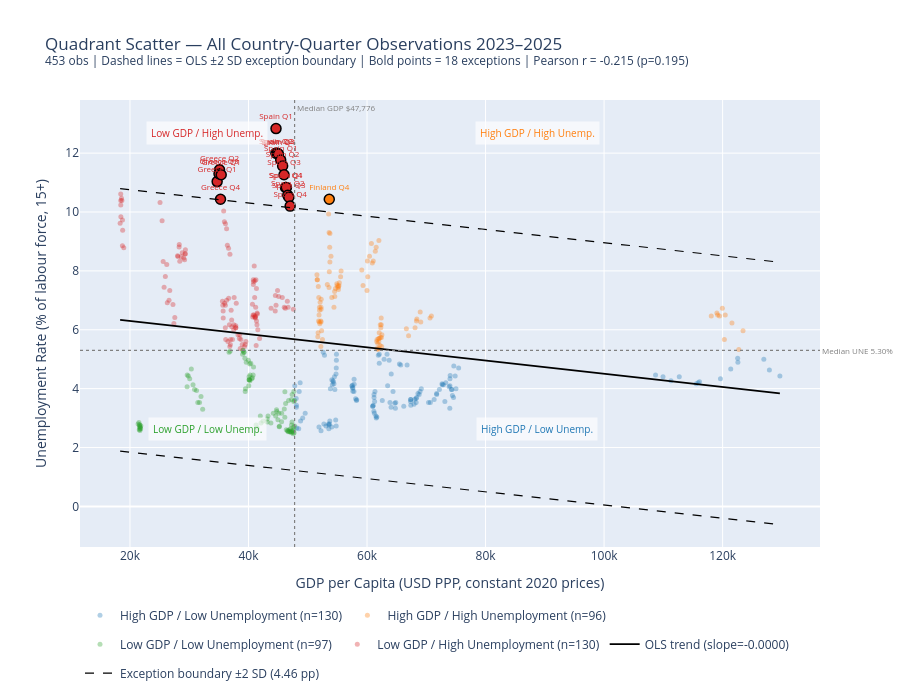

The notebook cell saved with this chart:
### Markdown cell above
---
## 10. Extended Quadrant Analysis — 3-Year Country Averages (2023–2025)

Same quadrant chart as Section 5.3, but each country's position is now calculated from its **3-year average** (12 quarters) instead of a single year.  
More stable positions, fewer countries displaced by a single anomalous quarter.

Compare directly with Section 5.3 to see which countries moved between quadrants.

### Code cell
# ── All 453 country-quarter observations (not averages) ──────────────────────
df_all = df_ext[["REF_AREA", "QUARTER", "GDP_PER_CAPITA_USD_PPP", "UNE_RATE_PCT",
                  "GDP_GROUP"]].dropna().copy()

df_all["label"] = df_all["REF_AREA"].map(lambda c: COUNTRY_LABELS.get(c, c))

# Quadrant assignment per observation using overall medians
med_gdp_all = df_all["GDP_PER_CAPITA_USD_PPP"].median()
med_une_all = df_all["UNE_RATE_PCT"].median()

df_all["quadrant"] = df_all.apply(
    lambda r: (
        "High GDP / Low Unemployment"  if r["GDP_PER_CAPITA_USD_PPP"] >  med_gdp_all and r["UNE_RATE_PCT"] <= med_une_all else
        "High GDP / High Unemployment" if r["GDP_PER_CAPITA_USD_PPP"] >  med_gdp_all and r["UNE_RATE_PCT"] >  med_une_all else
        "Low GDP / Low Unemployment"   if r["GDP_PER_CAPITA_USD_PPP"] <= med_gdp_all and r["UNE_RATE_PCT"] <= med_une_all else
        "Low GDP / High Unemployment"
    ),
    axis=1
)

# ── OLS regression + residual-based exception lines (±2 SD) ──────────────────
x_all = df_all["GDP_PER_CAPITA_USD_PPP"].values
y_all = df_all["UNE_RATE_PCT"].values

slope_a, intercept_a = np.polyfit(x_all, y_all, 1)
y_pred    = slope_a * x_all + intercept_a
residuals = y_all - y_pred
resid_std = residuals.std()

df_all["residual"]     = residuals
df_all["is_exception"] = df_all["residual"].abs() > 2 * resid_std

x_line_all = np.linspace(x_all.min(), x_all.max(), 300)
y_ols      = slope_a * x_line_all + intercept_a
y_upper    = y_ols + 2 * resid_std
y_lower    = y_ols - 2 * resid_std

n_exc = df_all["is_exception"].sum()
print(f"Observations flagged as exceptions (|residual| > 2 SD): {n_exc} of {len(df_all)}")
print(df_all[df_all["is_exception"]][
    ["label", "QUARTER", "GDP_PER_CAPITA_USD_PPP", "UNE_RATE_PCT", "residual"]
].sort_values("residual", key=abs, ascending=False).head(20).to_string(index=False))

# ── Build chart ───────────────────────────────────────────────────────────────
fig_q_ext = go.Figure()

# 1. Regular observations per quadrant (small, semi-transparent)
for q_name, q_color in QUAD_COLORS.items():
    sub = df_all[(df_all["quadrant"] == q_name) & (~df_all["is_exception"])]
    fig_q_ext.add_trace(go.Scatter(
        x=sub["GDP_PER_CAPITA_USD_PPP"],
        y=sub["UNE_RATE_PCT"],
        mode="markers",
        marker=dict(size=5, color=q_color, opacity=0.35),
        name=f"{q_name} (n={df_all[df_all['quadrant']==q_name].shape[0]})",
        legendgroup=q_name,
        showlegend=True,
        hovertemplate="%{customdata[0]} %{customdata[1]}<br>GDP: $%{x:,.0f}<br>UNE: %{y:.2f}%<extra></extra>",
        customdata=sub[["label", "QUARTER"]].values
    ))

# 2. Exception points — larger markers + country label
exc = df_all[df_all["is_exception"]]
for q_name, q_color in QUAD_COLORS.items():
    sub_exc = exc[exc["quadrant"] == q_name]
    if len(sub_exc) == 0:
        continue
    fig_q_ext.add_trace(go.Scatter(
        x=sub_exc["GDP_PER_CAPITA_USD_PPP"],
        y=sub_exc["UNE_RATE_PCT"],
        mode="markers+text",
        text=sub_exc["label"] + " " + sub_exc["QUARTER"].str[-2:],
        textposition="top center",
        textfont=dict(size=8, color=q_color),
        marker=dict(size=10, color=q_color, opacity=1.0,
                    line=dict(color="black", width=1.5)),
        legendgroup=q_name,
        showlegend=False,
        hovertemplate="%{customdata[0]} %{customdata[1]}<br>GDP: $%{x:,.0f}<br>UNE: %{y:.2f}%<br>Residual: %{customdata[2]:+.2f} pp<extra></extra>",
        customdata=sub_exc[["label", "QUARTER", "residual"]].values
    ))

# 3. OLS trend line
fig_q_ext.add_trace(go.Scatter(
    x=x_line_all, y=y_ols,
    mode="lines",
    line=dict(color="black", dash="solid", width=1.8),
    name=f"OLS trend (slope={slope_a:.4f})",
    showlegend=True
))

# 4. Exception boundary: ±2 SD of residuals (dashed)
fig_q_ext.add_trace(go.Scatter(
    x=x_line_all, y=y_upper,
    mode="lines",
    line=dict(color="black", dash="dash", width=1.2),
    name=f"Exception boundary ±2 SD ({2*resid_std:.2f} pp)",
    showlegend=True
))
fig_q_ext.add_trace(go.Scatter(
    x=x_line_all, y=y_lower,
    mode="lines",
    line=dict(color="black", dash="dash", width=1.2),
    showlegend=False
))

# 5. Median dividing lines
fig_q_ext.add_vline(
    x=med_gdp_all, line_dash="dot", line_color="gray", line_width=1.2,
    annotation_text=f"Median GDP ${med_gdp_all:,.0f}",
    annotation_position="top right",
    annotation_font=dict(size=8, color="gray")
)
fig_q_ext.add_hline(
    y=med_une_all, line_dash="dot", line_color="gray", line_width=1.2,
    annotation_text=f"Median UNE {med_une_all:.2f}%",
    annotation_position="right",
    annotation_font=dict(size=8, color="gray")
)

# 6. Corner quadrant labels
x_lo = df_all["GDP_PER_CAPITA_USD_PPP"].min()
x_hi = df_all["GDP_PER_CAPITA_USD_PPP"].max()
y_lo = df_all["UNE_RATE_PCT"].min()
y_hi = df_all["UNE_RATE_PCT"].max()

for x_pos, y_pos, text, color in [
    (x_lo + (med_gdp_all - x_lo) * 0.5, y_hi - 0.15, "Low GDP / High Unemp.", "#d62728"),
    (med_gdp_all + (x_hi - med_gdp_all) * 0.5, y_hi - 0.15, "High GDP / High Unemp.", "#ff7f0e"),
    (x_lo + (med_gdp_all - x_lo) * 0.5, y_lo + 0.15, "Low GDP / Low Unemp.", "#2ca02c"),
    (med_gdp_all + (x_hi - med_gdp_all) * 0.5, y_lo + 0.15, "High GDP / Low Unemp.", "#1f77b4"),
]:
    fig_q_ext.add_annotation(
        x=x_pos, y=y_pos, text=text, showarrow=False,
        font=dict(size=10, color=color),
        bgcolor="rgba(255,255,255,0.65)", borderpad=4
    )

fig_q_ext.update_layout(
    title=(
        "Quadrant Scatter — All Country-Quarter Observations 2023–2025<br>"
        f"<sup>453 obs | Dashed lines = OLS ±2 SD exception boundary | "
        f"Bold points = {n_exc} exceptions | Pearson r = {r2_p:+.3f} (p={p2_p:.3f})</sup>"
    ),
    xaxis_title="GDP per Capita (USD PPP, constant 2020 prices)",
    yaxis_title="Unemployment Rate (% of labour force, 15+)",
    height=700,
    legend=dict(orientation="h", yanchor="top", y=-0.12, x=0)
)

fig_q_ext.show()

### Figure 1 — Plotly figure (JSON) as saved in the notebook; plotly's stock layout.template omitted (floating-point values rounded to 4 significant figures; data arrays with more than 128 entries replaced by an {"elided": "..."} marker saying what was removed)
{"data": [{"customdata": {"elided": "130x2 str values"}, "hovertemplate": "%{customdata[0]} %{customdata[1]}<br>GDP: $%{x:,.0f}<br>UNE: %{y:.2f}%<extra></extra>", "legendgroup": "High GDP / Low Unemployment", "marker": {"color": "#1f77b4", "opacity": 0.35, "size": 5}, "mode": "markers", "name": "High GDP / Low Unemployment (n=130)", "showlegend": true, "type": "scatter", "x": {"elided": "130 float values"}, "y": {"elided": "130 float values"}}, {"customdata": {"elided": "95x2 str values"}, "hovertemplate": "%{customdata[0]} %{customdata[1]}<br>GDP: $%{x:,.0f}<br>UNE: %{y:.2f}%<extra></extra>", "legendgroup": "High GDP / High Unemployment", "marker": {"color": "#ff7f0e", "opacity": 0.35, "size": 5}, "mode": "markers", "name": "High GDP / High Unemployment (n=96)", "showlegend": true, "type": "scatter", "x": [62470.0, 61800.0, 62000.0, 62200.0, 62260.0, 62430.0, 62510.0, 61630.0, 61690.0, 61700.0, 61810.0, 61960.0, 61990.0, 62050.0, 62050.0, 62240.0, 62320.0, 62410.0, 62390.0, 52210.0, 51690.0, 51740.0, 51830.0, 51910.0, 51980.0, 52250.0, 52080.0, 52270.0, 52240.0, 66640.0, 67010.0, 68100.0, 68340.0, 68970.0, 68400.0, 69070.0, 70630.0, 70860.0, 54420.0, 54560.0, 53580.0, 53300.0, 53630.0, 53730.0, 53920.0, 53700.0, 53750.0, 53600.0, 53510.0, 54060.0, 54520.0, 54680.0, 54900.0, 54960.0, 55080.0, 55250.0, 55180.0, 55210.0, 55330.0, 55540.0, 55620.0, 51540.0, 51580.0, 51620.0, 51780.0, 51860.0, 51980.0, 51970.0, 52030.0, 52210.0, 52230.0, 52330.0, 52480.0, 122700.0, 120300.0, 123400.0, 121600.0, 118100.0, 119000.0, 119200.0, 119500.0, 120400.0, 120000.0, 59990.0, 59320.0, 60120.0, 59110.0, 60890.0, 60060.0, 60420.0, 61050.0, 60740.0, 61390.0, 61540.0, 62000.0], "y": [5.433, 5.333, 5.367, 5.467, 5.733, 5.733, 5.833, 5.6, 5.667, 5.367, 5.533, 5.7, 5.6, 5.7, 5.9, 6.167, 6.067, 6.167, 6.4, 5.433, 5.767, 5.9, 6.3, 6.5, 6.767, 6.7, 6.933, 7.033, 6.767, 6.033, 5.8, 6.067, 6.3, 6.6, 6.367, 6.267, 6.4, 6.467, 6.767, 7.133, 7.433, 7.533, 7.967, 8.3, 8.5, 8.8, 9.267, 9.3, 9.933, 7.1, 7.3, 7.4, 7.567, 7.5, 7.433, 7.5, 7.367, 7.467, 7.6, 7.8, 8.0, 7.867, 7.7, 7.7, 7.467, 7.1, 6.667, 6.267, 6.2, 6.3, 6.267, 5.967, 5.667, 5.333, 5.667, 5.967, 6.233, 6.467, 6.567, 6.5, 6.467, 6.5, 6.733, 7.333, 7.5, 7.8, 8.033, 8.267, 8.333, 8.5, 8.333, 8.933, 8.667, 8.8, 9.033]}, {"customdata": {"elided": "97x2 str values"}, "hovertemplate": "%{customdata[0]} %{customdata[1]}<br>GDP: $%{x:,.0f}<br>UNE: %{y:.2f}%<extra></extra>", "legendgroup": "Low GDP / Low Unemployment", "marker": {"color": "#2ca02c", "opacity": 0.35, "size": 5}, "mode": "markers", "name": "Low GDP / Low Unemployment (n=97)", "showlegend": true, "type": "scatter", "x": [29640.0, 29660.0, 29850.0, 30080.0, 30350.0, 30640.0, 30900.0, 31230.0, 31450.0, 31740.0, 31980.0, 32270.0, 47260.0, 47380.0, 47100.0, 47250.0, 47340.0, 47580.0, 47770.0, 39000.0, 39390.0, 39630.0, 39980.0, 40230.0, 40390.0, 40850.0, 39450.0, 39480.0, 40040.0, 40070.0, 40170.0, 40160.0, 40100.0, 40270.0, 40250.0, 40550.0, 40660.0, 40780.0, 46140.0, 46260.0, 46040.0, 43300.0, 44730.0, 44800.0, 45180.0, 45210.0, 45580.0, 44960.0, 46130.0, 46900.0, 46950.0, 46370.0, 46700.0, 46610.0, 46610.0, 46990.0, 47250.0, 47550.0, 47690.0, 47470.0, 47660.0, 21370.0, 21510.0, 21640.0, 21610.0, 21670.0, 21630.0, 21830.0, 21570.0, 21680.0, 21730.0, 21680.0, 21800.0, 41480.0, 41280.0, 42100.0, 41990.0, 42460.0, 43150.0, 43150.0, 43780.0, 44180.0, 44580.0, 45100.0, 45590.0, 36890.0, 36710.0, 39040.0, 39090.0, 39190.0, 39260.0, 46760.0, 47360.0, 47270.0, 47630.0, 47780.0, 47650.0], "y": [4.067, 4.467, 4.433, 4.333, 4.667, 4.133, 3.967, 3.933, 3.533, 3.533, 3.733, 3.3, 2.533, 2.567, 2.633, 2.767, 2.867, 2.7, 2.733, 5.167, 5.033, 4.9, 4.967, 4.833, 4.867, 4.733, 3.9, 4.0, 4.1, 4.3, 4.3, 4.3, 4.4, 4.467, 4.267, 4.333, 4.367, 4.467, 3.893, 3.493, 3.309, 3.074, 3.284, 3.222, 2.707, 2.723, 2.875, 2.947, 3.026, 2.6, 2.533, 2.6, 2.533, 2.567, 2.567, 2.533, 2.5, 2.467, 2.5, 2.533, 2.6, 2.801, 2.847, 2.767, 2.772, 2.627, 2.713, 2.739, 2.607, 2.58, 2.697, 2.674, 2.634, 2.667, 2.767, 2.833, 3.067, 2.9, 2.867, 2.967, 2.833, 3.167, 3.067, 3.167, 3.167, 5.267, 5.233, 5.3, 5.3, 5.233, 5.233, 3.6, 3.8, 3.633, 3.567, 3.6, 3.9]}, {"customdata": {"elided": "113x2 str values"}, "hovertemplate": "%{customdata[0]} %{customdata[1]}<br>GDP: $%{x:,.0f}<br>UNE: %{y:.2f}%<extra></extra>", "legendgroup": "Low GDP / High Unemployment", "marker": {"color": "#d62728", "opacity": 0.35, "size": 5}, "mode": "markers", "name": "Low GDP / High Unemployment (n=130)", "showlegend": true, "type": "scatter", "x": [28040.0, 28090.0, 28290.0, 28310.0, 28650.0, 28400.0, 28820.0, 29050.0, 29310.0, 29360.0, 29220.0, 29320.0, 18640.0, 18450.0, 18340.0, 18440.0, 18440.0, 18570.0, 18460.0, 18730.0, 18760.0, 18720.0, 18960.0, 25070.0, 25420.0, 25600.0, 25760.0, 25970.0, 26210.0, 26300.0, 26590.0, 26710.0, 27250.0, 27410.0, 27560.0, 41290.0, 41210.0, 41040.0, 41170.0, 41070.0, 40840.0, 40810.0, 40810.0, 40960.0, 41250.0, 41340.0, 41450.0, 35810.0, 35930.0, 36110.0, 36300.0, 36430.0, 36630.0, 36870.0, 37160.0, 37850.0, 37840.0, 38460.0, 38600.0, 43810.0, 44510.0, 44650.0, 44530.0, 44900.0, 45100.0, 45700.0, 46040.0, 46210.0, 46550.0, 46680.0, 47560.0, 36090.0, 35740.0, 35720.0, 35600.0, 35670.0, 35970.0, 36100.0, 36310.0, 36660.0, 37070.0, 37580.0, 37940.0, 40670.0, 40770.0, 40720.0, 40910.0, 41060.0, 41170.0, 41130.0, 41490.0, 41350.0, 41430.0, 41570.0, 41870.0, 36160.0, 36520.0, 36850.0, 36940.0, 36950.0, 37300.0, 37190.0, 37520.0, 37500.0, 36770.0, 37870.0, 38220.0, 38520.0, 38710.0, 38940.0, 39330.0, 39450.0, 39560.0], "y": [8.515, 8.488, 8.808, 8.894, 8.48, 8.328, 8.614, 8.439, 8.572, 8.714, 8.381, 8.581, 10.39, 10.24, 9.618, 10.39, 10.61, 10.46, 9.838, 9.728, 9.384, 8.852, 8.784, 10.33, 9.706, 8.318, 7.448, 7.809, 8.216, 6.917, 7.006, 7.331, 6.859, 6.214, 6.413, 5.467, 6.767, 7.1, 6.4, 7.667, 7.633, 7.7, 7.533, 8.167, 7.7, 7.4, 6.567, 10.03, 9.667, 9.6, 9.433, 8.867, 8.767, 8.567, 6.333, 6.133, 6.067, 5.7, 5.367, 6.733, 6.633, 6.833, 7.167, 7.333, 7.133, 7.1, 6.767, 6.733, 6.967, 6.767, 6.7, 6.067, 6.4, 6.633, 6.967, 6.833, 6.9, 6.833, 7.0, 7.067, 6.667, 7.1, 6.9, 6.867, 6.5, 6.433, 6.5, 6.433, 6.467, 6.433, 6.533, 6.3, 6.167, 6.0, 5.7, 5.667, 5.6, 5.433, 5.5, 5.667, 5.667, 6.1, 6.167, 6.0, 6.167, 6.067, 5.833, 5.833, 5.667, 5.5, 5.433, 5.5, 5.6]}, {"customdata": [["Finland", "2025Q4", 4.89]], "hovertemplate": "%{customdata[0]} %{customdata[1]}<br>GDP: $%{x:,.0f}<br>UNE: %{y:.2f}%<br>Residual: %{customdata[2]:+.2f} pp<extra></extra>", "legendgroup": "High GDP / High Unemployment", "marker": {"color": "#ff7f0e", "line": {"color": "black", "width": 1.5}, "opacity": 1, "size": 10}, "mode": "markers+text", "showlegend": false, "text": ["Finland Q4"], "textfont": {"color": "#ff7f0e", "size": 8}, "textposition": "top center", "type": "scatter", "x": [53630.0], "y": [10.43]}, {"customdata": [["Spain", "2023Q1", 7.088], ["Spain", "2023Q2", 6.254], ["Spain", "2023Q3", 6.259], ["Spain", "2023Q4", 6.23], ["Spain", "2024Q1", 6.039], ["Spain", "2024Q2", 5.846], ["Spain", "2024Q3", 5.551], ["Spain", "2024Q4", 5.124], ["Spain", "2025Q1", 5.127], ["Spain", "2025Q2", 4.866], ["Spain", "2025Q3", 4.803], ["Spain", "2025Q4", 4.508], ["Greece", "2023Q1", 5.065], ["Greece", "2023Q2", 5.474], ["Greece", "2023Q3", 5.338], ["Greece", "2023Q4", 4.477], ["Greece", "2024Q1", 5.313]], "hovertemplate": "%{customdata[0]} %{customdata[1]}<br>GDP: $%{x:,.0f}<br>UNE: %{y:.2f}%<br>Residual: %{customdata[2]:+.2f} pp<extra></extra>", "legendgroup": "Low GDP / High Unemployment", "marker": {"color": "#d62728", "line": {"color": "black", "width": 1.5}, "opacity": 1, "size": 10}, "mode": "markers+text", "showlegend": false, "text": ["Spain Q1", "Spain Q2", "Spain Q3", "Spain Q4", "Spain Q1", "Spain Q2", "Spain Q3", "Spain Q4", "Spain Q1", "Spain Q2", "Spain Q3", "Spain Q4", "Greece Q1", "Greece Q2", "Greece Q3", "Greece Q4", "Greece Q1"], "textfont": {"color": "#d62728", "size": 8}, "textposition": "top center", "type": "scatter", "x": [44640.0, 44620.0, 44840.0, 45050.0, 45430.0, 45760.0, 45990.0, 46240.0, 46400.0, 46630.0, 46810.0, 47030.0, 34710.0, 35110.0, 35020.0, 35280.0, 35390.0], "y": [12.83, 12.0, 12.0, 11.97, 11.77, 11.57, 11.27, 10.83, 10.83, 10.57, 10.5, 10.2, 11.03, 11.43, 11.3, 10.43, 11.27]}, {"line": {"color": "black", "dash": "solid", "width": 1.8}, "mode": "lines", "name": "OLS trend (slope=-0.0000)", "showlegend": true, "type": "scatter", "x": {"elided": "300 float values"}, "y": {"elided": "300 float values"}}, {"line": {"color": "black", "dash": "dash", "width": 1.2}, "mode": "lines", "name": "Exception boundary ±2 SD (4.46 pp)", "showlegend": true, "type": "scatter", "x": {"elided": "300 float values"}, "y": {"elided": "300 float values"}}, {"line": {"color": "black", "dash": "dash", "width": 1.2}, "mode": "lines", "showlegend": false, "type": "scatter", "x": {"elided": "300 float values"}, "y": {"elided": "300 float values"}}], "layout": {"annotations": [{"font": {"color": "gray", "size": 8}, "showarrow": false, "text": "Median GDP $47,776", "x": 47780.0, "xanchor": "left", "xref": "x", "y": 1, "yanchor": "top", "yref": "y domain"}, {"font": {"color": "gray", "size": 8}, "showarrow": false, "text": "Median UNE 5.30%", "x": 1, "xanchor": "left", "xref": "x domain", "y": 5.3, "yanchor": "middle", "yref": "y"}, {"bgcolor": "rgba(255,255,255,0.65)", "borderpad": 4, "font": {"color": "#d62728", "size": 10}, "showarrow": false, "text": "Low GDP / High Unemp.", "x": 33060.0, "y": 12.68}, {"bgcolor": "rgba(255,255,255,0.65)", "borderpad": 4, "font": {"color": "#ff7f0e", "size": 10}, "showarrow": false, "text": "High GDP / High Unemp.", "x": 88720.0, "y": 12.68}, {"bgcolor": "rgba(255,255,255,0.65)", "borderpad": 4, "font": {"color": "#2ca02c", "size": 10}, "showarrow": false, "text": "Low GDP / Low Unemp.", "x": 33060.0, "y": 2.617}, {"bgcolor": "rgba(255,255,255,0.65)", "borderpad": 4, "font": {"color": "#1f77b4", "size": 10}, "showarrow": false, "text": "High GDP / Low Unemp.", "x": 88720.0, "y": 2.617}], "height": 700, "legend": {"orientation": "h", "x": 0, "y": -0.12, "yanchor": "top"}, "shapes": [{"line": {"color": "gray", "dash": "dot", "width": 1.2}, "type": "line", "x0": 47780.0, "x1": 47780.0, "xref": "x", "y0": 0, "y1": 1, "yref": "y domain"}, {"line": {"color": "gray", "dash": "dot", "width": 1.2}, "type": "line", "x0": 0, "x1": 1, "xref": "x domain", "y0": 5.3, "y1": 5.3, "yref": "y"}], "title": {"text": "Quadrant Scatter — All Country-Quarter Observations 2023–2025<br><sup>453 obs | Dashed lines = OLS ±2 SD exception boundary | Bold points = 18 exceptions | Pearson r = -0.215 (p=0.195)</sup>"}, "xaxis": {"title": {"text": "GDP per Capita (USD PPP, constant 2020 prices)"}}, "yaxis": {"title": {"text": "Unemployment Rate (% of labour force, 15+)"}}}}
